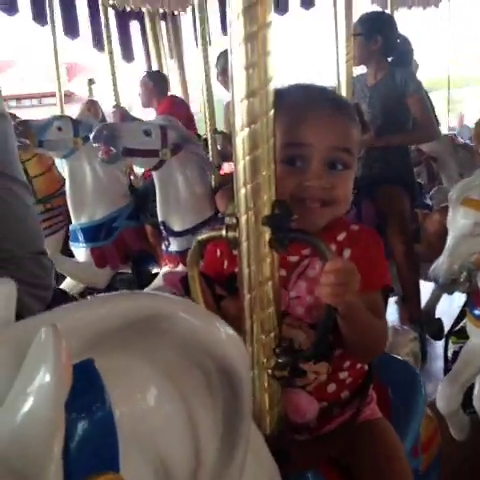
#> input picture frame 17 of data/video/4.mp4, 480 x 480 px
$ python extract_frame.py   (older library calls are emulated)
#> lines starting #> are read from the running program, lines starting #| are printed output that depends on the picture
__author__ = "xiangwang1223@gmail.com"
# The simple implentation of obtaining the key frames of an original video clip.

# Input: an original video file.
# Output: multiple key frames (images).
#   Please note that, 1. different videos can have different key frames (images).
#                     2. you need to select a suitable and reasonable way to
#                        deal with the multiple output (frames, images) to represent the video.

import cv2
import numpy as np

def extractframe(inp):
    vidcap = cv2.VideoCapture(inp)
    tmp =inp.replace('/video/','/frame/')
    tmp = tmp.replace('.mp4','-')
    ex_fra.extract_frame(vidcap,tmp)
    vidcap.release()

# The implementation of fetching the key frames.
def getKeyFrames(vidcap, store_frame_path):
    """Pass in a VideoCapture object of that video, and where to store the frames (append with videoid-)"""
#> called with store_frame_path = '../data/frame/4-'
    count = 0
    lastHist = None
    sumDiff = []
    n_frames = int(vidcap.get(cv2.cv.CV_CAP_PROP_FRAME_COUNT))

    while vidcap.isOpened():
        success, frame = vidcap.read()
#> frame is the input picture: shape (480, 480, 3); mean B, G, R 96.9, 97.7, 111.4
        if not success:
            break
        gray = cv2.cvtColor(frame, cv2.COLOR_BGR2GRAY)
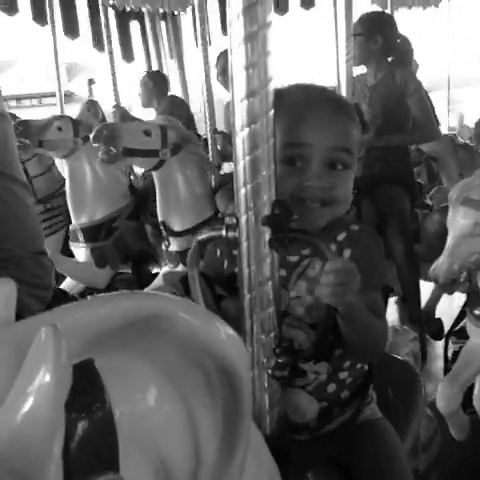
#> gray: shape (480, 480); min 0, max 255, mean 101.7
        hist = cv2.calcHist([gray], [0], None, [256], [0, 256])
#> hist = 256 values, max 11176 at index 255, min 8 at index 0, mean 900

        if count >0:
            diff = np.abs(hist - lastHist)
            s = np.sum(diff)
            sumDiff.append(s)
        lastHist = hist
#> lastHist has the same summary as hist
        count += 1

    m = np.mean(sumDiff)
    std = np.std(sumDiff)

    candidates = []
    candidates_value = []
    for i in range(len(sumDiff)):
        if sumDiff[i] > m + std*3:
            candidates.append(i+1)
            candidates_value.append(sumDiff[i])

    if len(candidates) > 20:
        top10list = sorted(range(len(candidates_value)), key=lambda i: candidates_value[i])[-9:]
        res = []
        for i in top10list:
            res.append(candidates[i])
        candidates = sorted(res)

    candidates = [0] + candidates

    keyframes = []
    lastframe = -2
    for frame in candidates:
        if not frame == lastframe + 1:
            keyframes.append(frame)
        lastframe = frame

    count = 0
    for frame in keyframes:
        vidcap.set(cv2.cv.CV_CAP_PROP_POS_FRAMES, frame)
        success, image = vidcap.read()
        cv2.imwrite(store_frame_path+"frame%d.jpg" % count, image)
        count += 1
    return keyframes


if __name__ == '__main__':
    # 1. Set the access path to the original video clip.
    video_file = "../data/video/4.mp4"

    # 2. Open the video clip.
    vidcap = cv2.VideoCapture(video_file)

    # 3. Get and store the resulting frames via the specific path.
    keyframes = getKeyFrames(vidcap=vidcap, store_frame_path="../data/frame/4-")

    # 4. Close the video clip.
    vidcap.release()

$ run again, starting later in the video
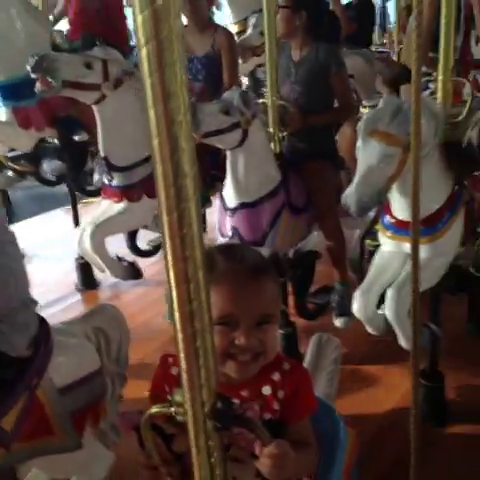
#> input picture frame 76 of data/video/4.mp4, 480 x 480 px
#> in getKeyFrames, frame is the input picture: shape (480, 480, 3); mean B, G, R 57.8, 64.6, 81.4
#> in getKeyFrames, `gray = cv2.cvtColor(frame, cv2.COLOR_BGR2GRAY)`:
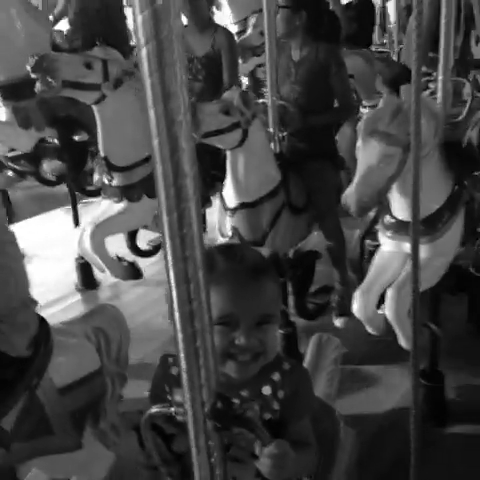
#> gray: shape (480, 480); min 0, max 255, mean 68.8
#> hist = 256 values, max 4304 at index 17, min 9 at index 0, mean 900
#> lastHist has the same summary as hist

$ run again, starting later in the video
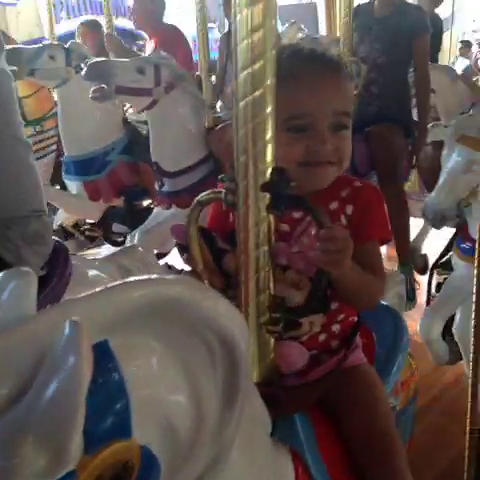
#> input picture frame 136 of data/video/4.mp4, 480 x 480 px
#> in getKeyFrames, frame is the input picture: shape (480, 480, 3); mean B, G, R 80.2, 82.6, 94.5
#> in getKeyFrames, `gray = cv2.cvtColor(frame, cv2.COLOR_BGR2GRAY)`:
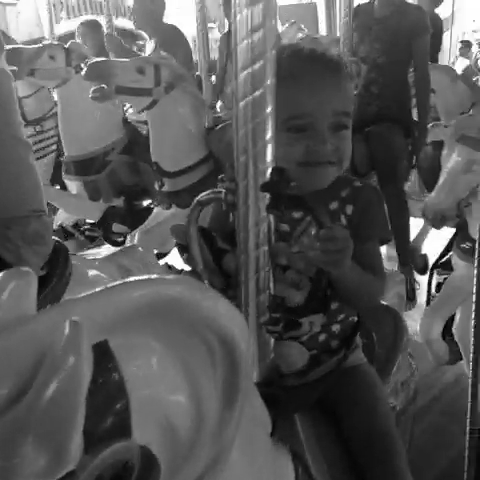
#> gray: shape (480, 480); min 0, max 255, mean 85.9
#> hist = 256 values, max 2706 at index 31, min 7 at index 2, mean 900
#> lastHist has the same summary as hist
